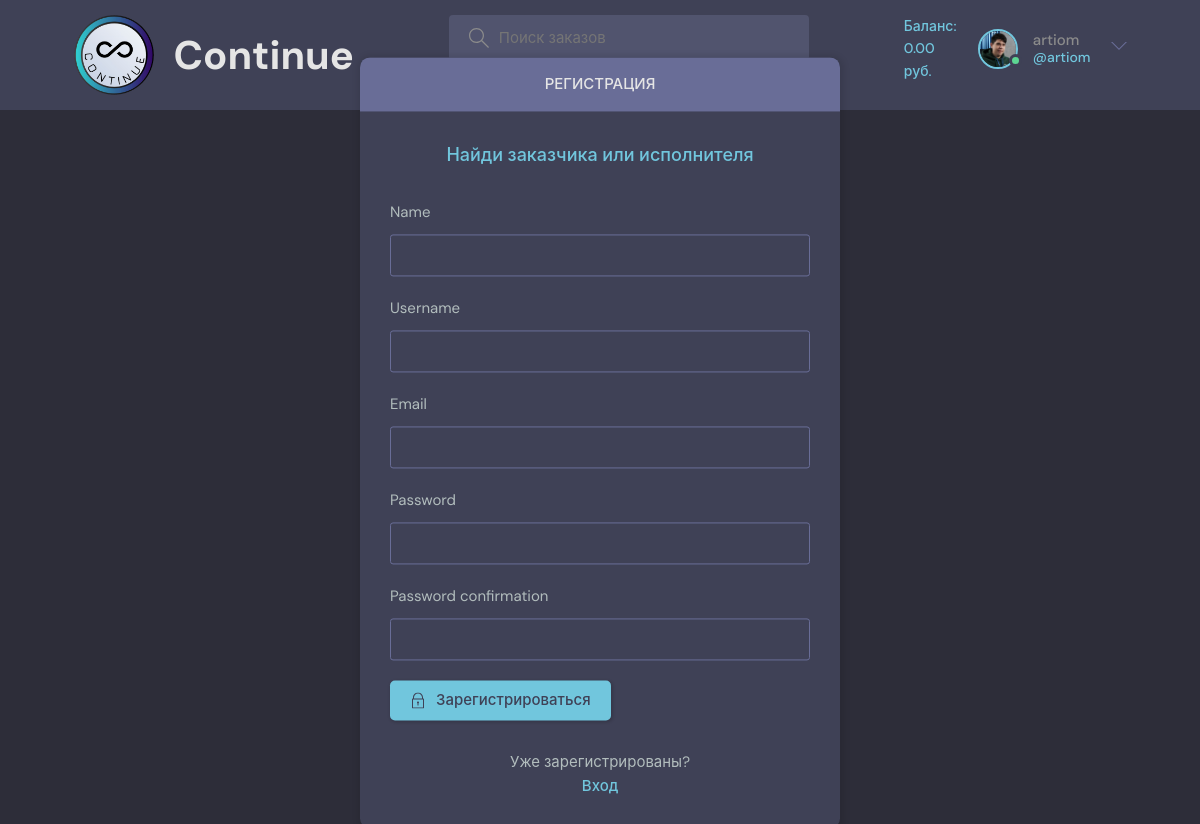
Page /register/ (signed in) on the committed database.
### base/models.py (models this page shows)
class User(AbstractUser):
    name = models.CharField(max_length=200, null=True)
    email = models.EmailField(unique=True)
    bio = models.TextField(null=True)
    avatar = models.ImageField(null=True, default='avatar.svg')
    balance = models.DecimalField(max_digits=20, decimal_places=2, null=False, default=0)
    USERNAME_FIELD = 'email'
    REQUIRED_FIELDS = []

### base/views.py (the view, shortened to what this page needs)
# urls.py: path('register/', views.registerPage, name="register"),
def registerPage(request):
    form = MyUserCreationForm()
    return render(request, 'base/login_register.html', {'form': form})

### base/forms.py
class MyUserCreationForm(UserCreationForm):
    class Meta:
        model = User
        fields = ['name', 'username', 'email', 'password1', 'password2']
    pass

### base/templates/base/login_register.html (shortened to what this page needs)
{% extends 'main.html' %} # TODO: в логине на странице login выводит html теги в placeholder
{% block content %}
<main class="auth layout">
  {% if page == 'login' %}
  <div class="container">
    <div class="layout__box">
      <div class="layout__boxHeader">
        <div class="layout__boxTitle">
          <h3>Вход</h3>
        </div>
      </div>
      <div class="layout__body">
        <h2 class="auth__tagline">Найди заказчика или исполнителя</h2>
        <form class="form" action="" method="POST">
          {% csrf_token %}
          <div class="form__group form__group">
            <label for="username">Email</label>
            <input id="username" name="email" type="email" placeholder="e.g. dennis_ivy@email.com" />
          </div>
          <div class=" form__group">
            <label for="password">Password</label>
            <input id="password" name="password" type="password"
              placeholder="&bull;&bull;&bull;&bull;&bull;&bull;&bull;&bull;" />
          </div>
          <button class="btn btn--main" type="submit">
            <svg version="1.1" xmlns="http://www.w3.org/2000/svg" width="32" height="32" viewBox="0 0 32 32">
              <title>lock</title>
              <path
                d="M27 12h-1v-2c0-5.514-4.486-10-10-10s-10 4.486-10 10v2h-1c-0.553 0-1 0.447-1 1v18c0 0.553 0.447 1 1 1h22c0.553 0 1-0.447 1-1v-18c0-0.553-0.447-1-1-1zM8 10c0-4.411 3.589-8 8-8s8 3.589 8 8v2h-16v-2zM26 30h-20v-16h20v16z">
              </path>
              <path
                d="M15 21.694v4.306h2v-4.306c0.587-0.348 1-0.961 1-1.694 0-1.105-0.895-2-2-2s-2 0.895-2 2c0 0.732 0.413 1.345 1 1.694z">
              </path>
            </svg>
            Войти
          </button>
        </form>
        <div class="auth__action">
          <p>Ещё не зарегистрированы?</p>
          <a href="{% url 'register' %}" class="btn btn--link">Регистрация</a>
        </div>
      </div>
    </div>
  </div>
  {% else %}
  <div class="container">
    <div class="layout__box">
      <div class="layout__boxHeader">
        <div class="layout__boxTitle">
          <h3>Регистрация</h3>
        </div>
      </div>
      <div class="layout__body">
        <h2 class="auth__tagline">Найди заказчика или исполнителя</h2>
        <form class="form" action="" method="POST">
          {% for field in form %}
          <div class="form__group form__group">
            <label for="job_name">{{field.label}}</label>
            {{field}}
          </div>
          {% endfor %}
          <button class="btn btn--main" type="submit">
            Зарегистрироваться
          </button>
        </form>
        <div class="auth__action">
          <p>Уже зарегистрированы?</p>
          <a href="{% url 'login' %}" class="btn btn--link">Вход</a>
        </div>
      </div>
    </div>
  </div>
  {% endif %}
</main>
{% endblock content %}

### templates/navbar.html (shortened to what this page needs)
{% load static %}
<header class="header header--loggedIn">
    <div class="container">
        <a href="{% url 'home' %}" class="header__logo">
            <img src="{% static 'images/logo.avif' %}" />
            <h1>Continue</h1>
        </a>
        <form class="header__search" method="GET" action="{% url 'home' %}">
            <label>
                <input name="q" placeholder="Поиск заказов" />
            </label>
        </form>
        <nav class="header__menu">
            {% if request.user.is_authenticated %}
            <div class="header__user">
                <div class="header__user__balance">
                    <a href="{% url 'user-balance' user.id %}"><span>Баланс: {{user.balance}} руб.</span></a>
                </div>
                <a href="{% url 'update-user' %}">
                    <div class="avatar avatar--medium active">
                        <img src="{{request.user.avatar.url}}" />
                    </div>
                    <p>{{request.user.username}} <span>@{{request.user.username}}</span></p>
                </a>
                <button class="dropdown-button">
                    <svg version="1.1" xmlns="http://www.w3.org/2000/svg" width="32" height="32" viewBox="0 0 32 32">
                        <title>chevron-down</title>
                        <path d="M16 21l-13-13h-3l16 16 16-16h-3l-13 13z"></path>
                    </svg>
                </button>
            </div>
            {% else %}
            <a href="{% url 'login' %}">
                <img src="{% static 'images/avatar.svg' %}" />
                <p>Вход</p>
            </a>
            {% endif %}
        </nav>
    </div>
</header>

### rows in the picture
User: balance "0.00", user.avatar (picture), user.username "artiom"

### other values in the picture
{{ field.label }} "Name" "Username" "Email" "Password" "Password confirmation"
